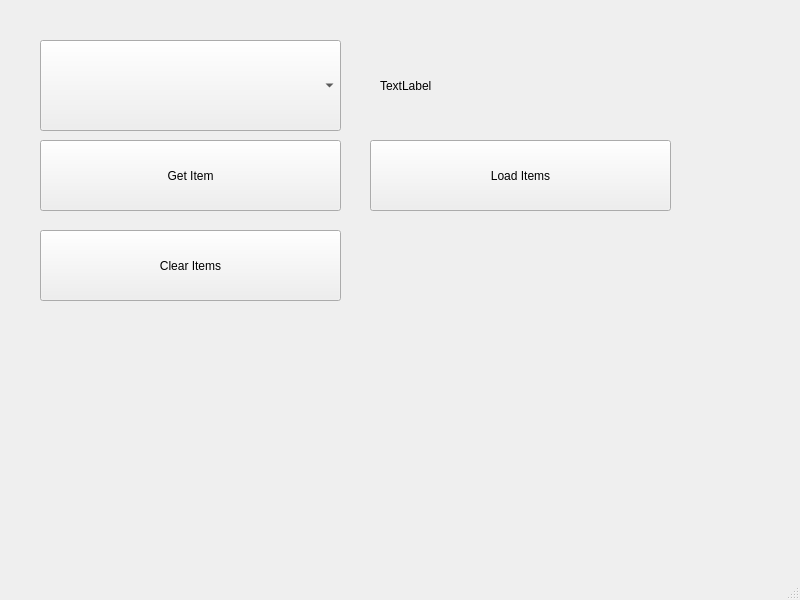
<?xml version="1.0" encoding="UTF-8"?>
<ui version="4.0">
 <class>MainWindow</class>
 <widget class="QMainWindow" name="MainWindow">
  <property name="geometry">
   <rect>
    <x>0</x>
    <y>0</y>
    <width>800</width>
    <height>600</height>
   </rect>
  </property>
  <property name="windowTitle">
   <string>MainWindow</string>
  </property>
  <widget class="QWidget" name="centralwidget">
   <widget class="QComboBox" name="cbSehirler">
    <property name="geometry">
     <rect>
      <x>40</x>
      <y>40</y>
      <width>301</width>
      <height>91</height>
     </rect>
    </property>
   </widget>
   <widget class="QLabel" name="lblResult">
    <property name="geometry">
     <rect>
      <x>380</x>
      <y>40</y>
      <width>271</width>
      <height>91</height>
     </rect>
    </property>
    <property name="text">
     <string>TextLabel</string>
    </property>
   </widget>
   <widget class="QPushButton" name="btnGetItem">
    <property name="geometry">
     <rect>
      <x>40</x>
      <y>140</y>
      <width>301</width>
      <height>71</height>
     </rect>
    </property>
    <property name="text">
     <string>Get Item</string>
    </property>
   </widget>
   <widget class="QPushButton" name="btnLoadItems">
    <property name="geometry">
     <rect>
      <x>370</x>
      <y>140</y>
      <width>301</width>
      <height>71</height>
     </rect>
    </property>
    <property name="text">
     <string>Load Items</string>
    </property>
   </widget>
   <widget class="QPushButton" name="btnClear">
    <property name="geometry">
     <rect>
      <x>40</x>
      <y>230</y>
      <width>301</width>
      <height>71</height>
     </rect>
    </property>
    <property name="text">
     <string>Clear Items</string>
    </property>
   </widget>
  </widget>
  <widget class="QMenuBar" name="menubar">
   <property name="geometry">
    <rect>
     <x>0</x>
     <y>0</y>
     <width>800</width>
     <height>26</height>
    </rect>
   </property>
  </widget>
  <widget class="QStatusBar" name="statusbar"/>
 </widget>
 <resources/>
 <connections/>
</ui>
